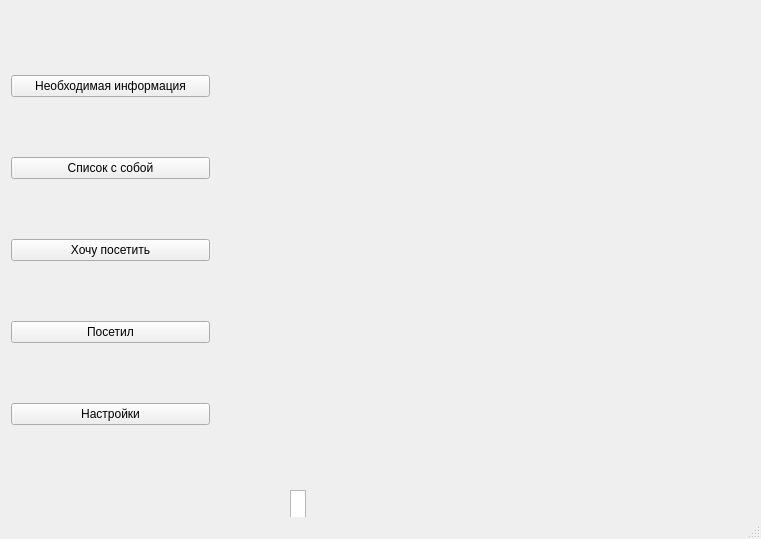
<?xml version="1.0" encoding="UTF-8"?>
<ui version="4.0">
 <class>MainWindow</class>
 <widget class="QMainWindow" name="MainWindow">
  <property name="geometry">
   <rect>
    <x>0</x>
    <y>0</y>
    <width>761</width>
    <height>539</height>
   </rect>
  </property>
  <property name="windowTitle">
   <string>MainWindow</string>
  </property>
  <widget class="QWidget" name="centralWidget">
   <widget class="QWidget" name="widget" native="true">
    <property name="geometry">
     <rect>
      <x>239</x>
      <y>9</y>
      <width>511</width>
      <height>481</height>
     </rect>
    </property>
   </widget>
   <widget class="QTextEdit" name="textEdit">
    <property name="geometry">
     <rect>
      <x>290</x>
      <y>490</y>
      <width>16</width>
      <height>71</height>
     </rect>
    </property>
   </widget>
   <widget class="QWidget" name="">
    <property name="geometry">
     <rect>
      <x>0</x>
      <y>10</y>
      <width>221</width>
      <height>481</height>
     </rect>
    </property>
    <layout class="QVBoxLayout" name="verticalLayout_2">
     <item>
      <widget class="QPushButton" name="pushButton">
       <property name="text">
        <string>Необходимая информация</string>
       </property>
      </widget>
     </item>
     <item>
      <widget class="QPushButton" name="pushButton_2">
       <property name="text">
        <string>Список с собой</string>
       </property>
      </widget>
     </item>
     <item>
      <widget class="QPushButton" name="pushButton_3">
       <property name="text">
        <string>Хочу посетить</string>
       </property>
      </widget>
     </item>
     <item>
      <widget class="QPushButton" name="pushButton_4">
       <property name="text">
        <string>Посетил</string>
       </property>
      </widget>
     </item>
     <item>
      <widget class="QPushButton" name="pushButton_5">
       <property name="text">
        <string>Настройки</string>
       </property>
      </widget>
     </item>
    </layout>
   </widget>
  </widget>
  <widget class="QStatusBar" name="statusBar"/>
 </widget>
 <layoutdefault spacing="6" margin="11"/>
 <resources/>
 <connections/>
</ui>
